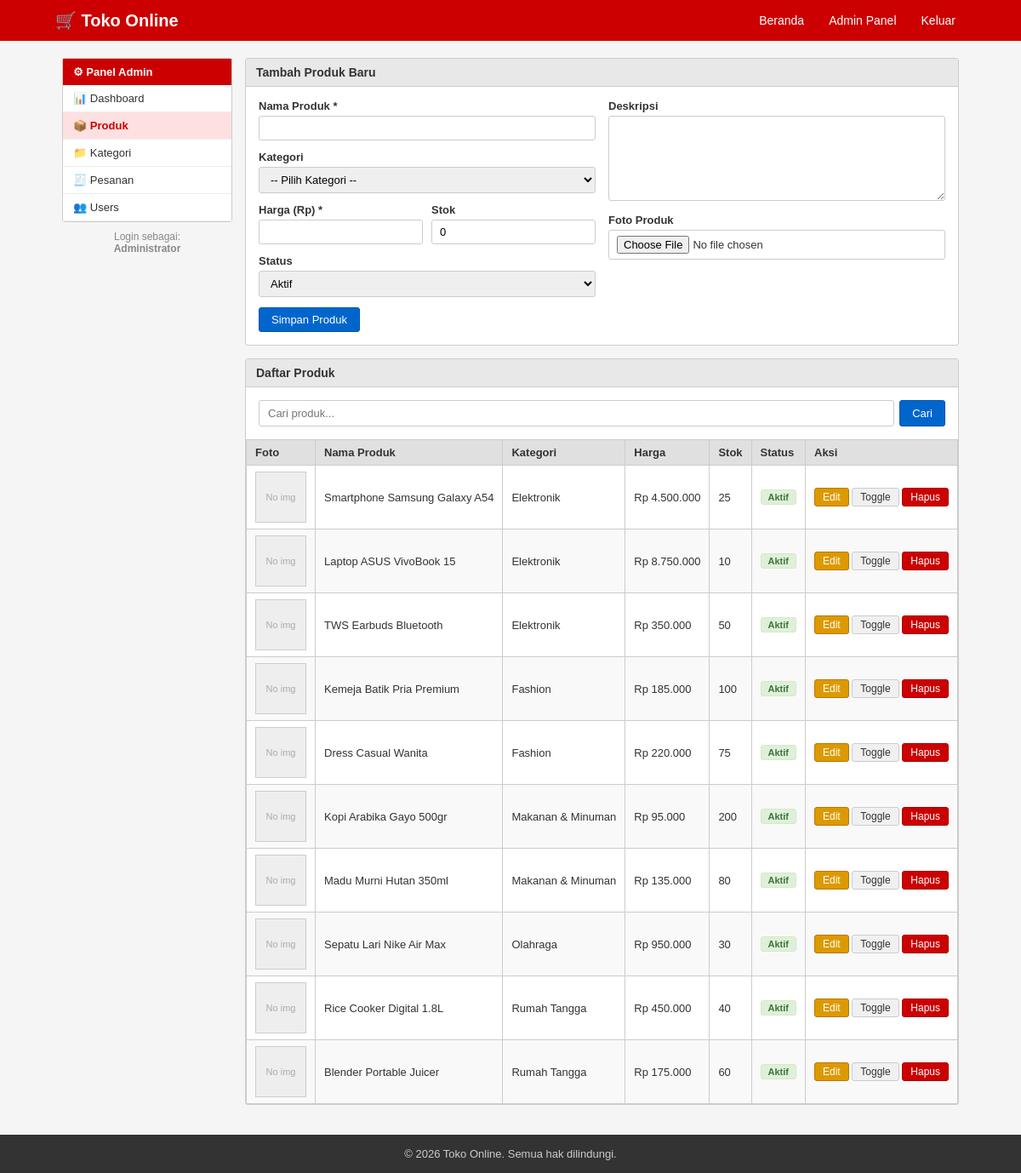
Page /admin/produk.php (signed in) on the committed database.
### tables this page shows
CREATE TABLE IF NOT EXISTS produk (
    id INT AUTO_INCREMENT PRIMARY KEY,
    kategori_id INT,
    nama VARCHAR(200) NOT NULL,
    slug VARCHAR(200) UNIQUE NOT NULL,
    deskripsi TEXT,
    harga DECIMAL(15,2) NOT NULL,
    stok INT DEFAULT 0,
    foto VARCHAR(255),
    status ENUM('aktif', 'nonaktif') DEFAULT 'aktif',
    created_at TIMESTAMP DEFAULT CURRENT_TIMESTAMP,
    updated_at TIMESTAMP DEFAULT CURRENT_TIMESTAMP ON UPDATE CURRENT_TIMESTAMP,
    FOREIGN KEY (kategori_id) REFERENCES kategori(id) ON DELETE SET NULL
);

CREATE TABLE IF NOT EXISTS kategori (
    id INT AUTO_INCREMENT PRIMARY KEY,
    nama VARCHAR(100) NOT NULL,
    slug VARCHAR(100) UNIQUE NOT NULL,
    deskripsi TEXT,
    created_at TIMESTAMP DEFAULT CURRENT_TIMESTAMP
);

### config.php (called while the page is built, shortened)
<?php
function formatRupiah($angka) {
    return 'Rp ' . number_format($angka, 0, ',', '.');
}
function sanitize($data) {
    return htmlspecialchars(strip_tags(trim($data)));
}
?>

### admin/produk.php (the view, shortened to what this page needs)
<?php
require_once '../config.php';
$db = getDB();
$edit_data = null;
$search = sanitize($_GET['q'] ?? '');
$where = $search ? "WHERE nama LIKE '%$search%'" : '';
$produk_list = $db->query("SELECT p.*, k.nama as kat FROM produk p LEFT JOIN kategori k ON p.kategori_id=k.id $where ORDER BY p.created_at DESC")->fetch_all(MYSQLI_ASSOC);
require_once 'sidebar.php';
?>
<div class="box">
    <div class="box-title"><?= $edit_data ? 'Edit Produk' : 'Tambah Produk Baru' ?></div>
    <div class="box-body">
        <form method="POST" enctype="multipart/form-data">
            <div style="display:flex; gap:15px; flex-wrap:wrap;">
                <div style="flex:1; min-width:250px;">
                    <div class="form-group">
                        <label>Nama Produk *</label>
                        <input type="text" name="nama" class="form-control" value="<?= $edit_data['nama'] ?? '' ?>" required>
                    </div>
                    <div class="form-group">
                        <label>Kategori</label>
                        <select name="kategori_id" class="form-control">
                            <option value="">-- Pilih Kategori --</option>
                        </select>
                    </div>
                    <div style="display:flex; gap:10px;">
                        <div class="form-group" style="flex:1;">
                            <label>Harga (Rp) *</label>
                            <input type="number" name="harga" class="form-control" value="<?= $edit_data['harga'] ?? '' ?>" required>
                        </div>
                        <div class="form-group" style="flex:1;">
                            <label>Stok</label>
                            <input type="number" name="stok" class="form-control" value="<?= $edit_data['stok'] ?? 0 ?>">
                        </div>
                    </div>
                    <div class="form-group">
                        <label>Status</label>
                        <select name="status" class="form-control">
                            <option value="aktif" <?= ($edit_data['status'] ?? 'aktif') === 'aktif' ? 'selected' : '' ?>>Aktif</option>
                        </select>
                    </div>
                </div>
                <div style="flex:1; min-width:250px;">
                    <div class="form-group">
                        <label>Deskripsi</label>
                        <textarea name="deskripsi" class="form-control" style="min-height:100px;"><?= $edit_data['deskripsi'] ?? '' ?></textarea>
                    </div>
                    <div class="form-group">
                        <label>Foto Produk</label>
                        <input type="file" name="foto" class="form-control" accept="image/*">
                    </div>
                </div>
            </div>
            <button type="submit" class="btn btn-primary"><?= $edit_data ? 'Update Produk' : 'Simpan Produk' ?></button>
        </form>
    </div>
</div>
<div class="box">
    <div class="box-title">Daftar Produk</div>
    <div class="box-body" style="padding-bottom:0;">
        <form method="GET" class="search-bar">
            <input type="text" name="q" placeholder="Cari produk..." value="<?= $search ?>">
            <button type="submit" class="btn btn-primary">Cari</button>
        </form>
    </div>
    <div class="box-body" style="padding:0;">
        <table class="table">
            <thead>
                <tr><th>Foto</th><th>Nama Produk</th><th>Kategori</th><th>Harga</th><th>Stok</th><th>Status</th><th>Aksi</th></tr>
            </thead>
            <tbody>
                <?php if (empty($produk_list)): ?>
                    <tr><td colspan="7" class="text-center">Belum ada produk.</td></tr>
                <?php else: ?>
                <?php foreach ($produk_list as $p): ?>
                <tr>
                    <td>
                        <?php if ($p['foto'] && file_exists(UPLOAD_DIR . $p['foto'])): ?>
                            <img src="<?= BASE_URL ?>uploads/products/<?= $p['foto'] ?>" class="img-product">
                        <?php else: ?>
                            <div class="no-img">No img</div>
                        <?php endif; ?>
                    </td>
                    <td><?= $p['nama'] ?></td>
                    <td><?= $p['kat'] ?? '-' ?></td>
                    <td><?= formatRupiah($p['harga']) ?></td>
                    <td><?= $p['stok'] ?></td>
                    <td><span class="status status-<?= $p['status'] ?>"><?= ucfirst($p['status']) ?></span></td>
                    <td>
                        <a href="produk.php?edit=<?= $p['id'] ?>" class="btn btn-warning btn-sm">Edit</a>
                        <a href="produk.php?toggle=<?= $p['id'] ?>" class="btn btn-sm" onclick="return confirm('Toggle status produk ini?')">Toggle</a>
                        <a href="produk.php?hapus=<?= $p['id'] ?>" class="btn btn-danger btn-sm" onclick="return confirm('Hapus produk ini?')">Hapus</a>
                    </td>
                </tr>
                <?php endforeach; ?>
                <?php endif; ?>
            </tbody>
        </table>
    </div>
</div>
<?php require_once 'footer_admin.php'; ?>

### assets/css/style.css (style rules this page uses)
* { margin: 0; padding: 0; box-sizing: border-box; }
body { font-family: Arial, sans-serif; font-size: 14px; background-color: #f5f5f5; color: #333; display: flex; flex-direction: column; min-height: 100vh; }
a { color: #0066cc; text-decoration: none; }
.box { background: #fff; border: 1px solid #ccc; border-radius: 3px; margin-bottom: 15px; }
.box-title { background: #e8e8e8; border-bottom: 1px solid #ccc; padding: 8px 12px; font-weight: bold; font-size: 14px; }
.box-body { padding: 15px; }
.btn { display: inline-block; padding: 6px 14px; border: 1px solid #ccc; border-radius: 3px; cursor: pointer; font-size: 13px; text-align: center; background: #f0f0f0; color: #333; text-decoration: none; }
.btn-primary { background: #0066cc; border-color: #0055aa; color: #fff; }
.btn-danger { background: #cc0000; border-color: #aa0000; color: #fff; }
.btn-warning { background: #dd9900; border-color: #bb7700; color: #fff; }
.btn-sm { padding: 3px 9px; font-size: 12px; }
.form-group { margin-bottom: 12px; }
.form-group label { display: block; margin-bottom: 4px; font-weight: bold; font-size: 13px; }
.form-control { width: 100%; padding: 6px 9px; border: 1px solid #ccc; border-radius: 3px; font-size: 13px; font-family: Arial, sans-serif; }
textarea.form-control { resize: vertical; min-height: 80px; }
.table { width: 100%; border-collapse: collapse; font-size: 13px; }
.table th, .table td { padding: 7px 10px; border: 1px solid #ccc; text-align: left; }
.table th { background: #e0e0e0; font-weight: bold; }
.table tr:nth-child(even) { background: #f9f9f9; }
.status { display: inline-block; padding: 2px 8px; border-radius: 3px; font-size: 11px; font-weight: bold; }
.status-aktif { background: #dff0d8; color: #3c763d; border: 1px solid #d6e9c6; }
.search-bar { display: flex; gap: 6px; margin-bottom: 15px; }
.search-bar input { flex: 1; padding: 7px 10px; border: 1px solid #ccc; border-radius: 3px; font-size: 13px; }
.no-img { width: 60px; height: 60px; background: #eee; display: inline-flex; align-items: center; justify-content: center; color: #aaa; font-size: 11px; border: 1px solid #ccc; }

### rows in the picture
produk: shows "No img", nama "Smartphone Samsung Galaxy A54", kategori.nama "Elektronik", harga "Rp 4.500.000", stok "25", status "Aktif"
produk: shows "No img", nama "Laptop ASUS VivoBook 15", kategori.nama "Elektronik", harga "Rp 8.750.000", stok "10", status "Aktif"
produk: shows "No img", nama "TWS Earbuds Bluetooth", kategori.nama "Elektronik", harga "Rp 350.000", stok "50", status "Aktif"
produk: shows "No img", nama "Kemeja Batik Pria Premium", kategori.nama "Fashion", harga "Rp 185.000", stok "100", status "Aktif"
produk: shows "No img", nama "Dress Casual Wanita", kategori.nama "Fashion", harga "Rp 220.000", stok "75", status "Aktif"
produk: shows "No img", nama "Kopi Arabika Gayo 500gr", kategori.nama "Makanan & Minuman", harga "Rp 95.000", stok "200", status "Aktif"
produk: shows "No img", nama "Madu Murni Hutan 350ml", kategori.nama "Makanan & Minuman", harga "Rp 135.000", stok "80", status "Aktif"
produk: shows "No img", nama "Sepatu Lari Nike Air Max", kategori.nama "Olahraga", harga "Rp 950.000", stok "30", status "Aktif"
produk: shows "No img", nama "Rice Cooker Digital 1.8L", kategori.nama "Rumah Tangga", harga "Rp 450.000", stok "40", status "Aktif"
produk: shows "No img", nama "Blender Portable Juicer", kategori.nama "Rumah Tangga", harga "Rp 175.000", stok "60", status "Aktif"

### other values in the picture
$_SESSION['nama'] "Administrator"
